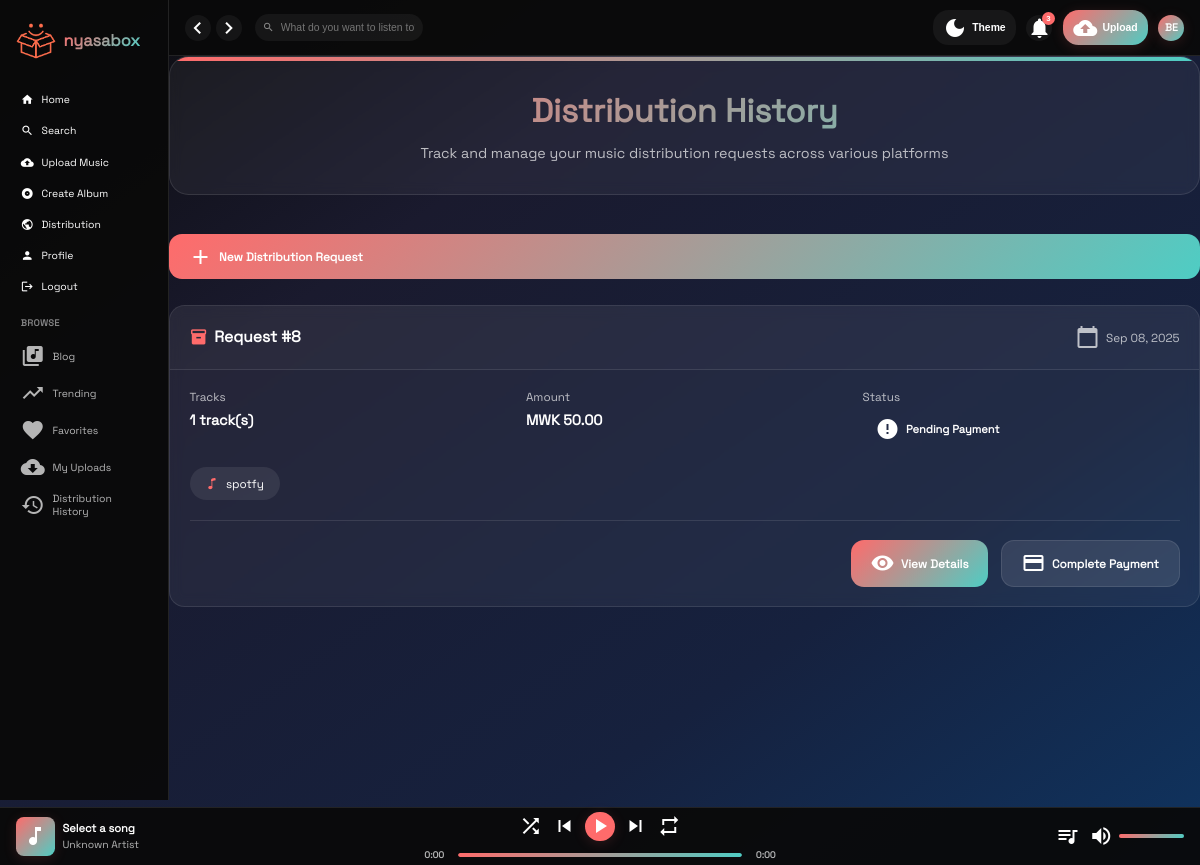
The page /history/ (signed in) on the database its author committed.
### core/models.py (models this page shows, shortened)
class DistributionRequest(models.Model):
    STATUS_CHOICES = (
        ('pending', 'Pending Payment'),
        ('paid', 'Paid'),
        ('processing', 'Processing'),
        ('distributed', 'Distributed'),
        ('rejected', 'Rejected'),
        ('cancelled', 'Cancelled'),
    )
    artist = models.ForeignKey(User, on_delete=models.CASCADE, related_name='distribution_requests')
    tracks = models.ManyToManyField(Track, related_name='distribution_requests')
    platforms = models.ManyToManyField(DistributionPlatform, related_name='distribution_requests')
    requested_at = models.DateTimeField(auto_now_add=True)
    status = models.CharField(max_length=20, choices=STATUS_CHOICES, default='pending')
    total_amount = models.DecimalField(max_digits=10, decimal_places=2, default=0.00)
    payment_reference = models.CharField(max_length=100, blank=True)
    payment_date = models.DateTimeField(null=True, blank=True)
    distributed_date = models.DateTimeField(null=True, blank=True)
    class Meta:
        indexes = [
            models.Index(fields=['artist'], name='idx_distribution_artist'),
            models.Index(fields=['requested_at'], name='idx_distribution_requested_at'),
            models.Index(fields=['status'], name='idx_distribution_status'),
        ]

class DistributionPlatform(models.Model):
    name = models.CharField(max_length=100)
    logo = models.ImageField(upload_to='platform_logos/', blank=True, null=True)
    description = models.TextField(blank=True)
    ref_id = models.CharField(max_length=50, blank=True)  # Add ref_id for PayChangu integration
    is_active = models.BooleanField(default=True)
    class Meta:
        indexes = [
            models.Index(fields=['name'], name='idx_platform_name'),
        ]

### core/views.py (the view)
# urls.py: path('history/', views.distribution_history, name='distribution_history'),
@login_required
def distribution_history(request):
    distribution_requests = DistributionRequest.objects.filter(artist=request.user).order_by('-requested_at')
    return render(request, 'distribution/history.html', {'distribution_requests': distribution_requests})

### core/templates/distribution/history.html (shortened to what this page needs)
{% extends 'base.html' %}
{% load static %}
{% block content %}
<div class="history-container">
    <div class="history-header">
        <h1 class="history-title">Distribution History</h1>
        <p class="history-subtitle">Track and manage your music distribution requests across various platforms</p>
    </div>
    <div class="history-actions" style="margin-bottom: 2rem;">
        <a href="{% url 'distribution_request' %}" class="action-btn btn-primary">
            <span class="material-icons">add</span>
            New Distribution Request
        </a>
    </div>
    {% if distribution_requests %}
        {% for request in distribution_requests %}
        <div class="request-card">
            <div class="request-header">
                <div class="request-id">
                    <span class="material-icons">inventory</span>
                    Request #{{ request.id }}
                </div>
                <div class="request-date">
                    <span class="material-icons">calendar_today</span>
                    {{ request.requested_at|date:"M d, Y" }}
                </div>
            </div>
            <div class="request-content">
                <div class="request-details">
                    <div class="detail-item">
                        <span class="detail-label">Tracks</span>
                        <span class="detail-value">{{ request.tracks.count }} track(s)</span>
                    </div>
                    <div class="detail-item">
                        <span class="detail-label">Amount</span>
                        <span class="detail-value">MWK {{ request.total_amount|floatformat:2 }}</span>
                    </div>
                    <div class="detail-item">
                        <span class="detail-label">Status</span>
                        <span class="status-badge status-{{ request.status }}">
                            <span class="material-icons">
                            </span>
                            {{ request.get_status_display }}
                        </span>
                    </div>
                </div>
                <div class="platform-badges">
                    {% for platform in request.platforms.all %}
                    <span class="platform-badge">
                        <i class="bi bi-music-note"></i>
                        {{ platform.name }}
                    </span>
                    {% endfor %}
                </div>
                <div class="request-actions">
                    <a href="{% url 'distribution_status' request.id %}" class="action-btn btn-primary">
                        <span class="material-icons">visibility</span>
                        View Details
                    </a>
                    {% if request.status == 'pending' %}
                    <a href="{% url 'distribution_payment' request.id %}" class="action-btn btn-secondary">
                        <span class="material-icons">payment</span>
                        Complete Payment
                    </a>
                    {% endif %}
                </div>
            </div>
        </div>
        {% endfor %}
    {% endif %}
</div>
{% endblock %}

### core/templates/base.html (shortened to what this page needs)
{% load static %}
<!DOCTYPE html>
<html lang="en">
<head>
    <link href="https://cdn.jsdelivr.net/npm/bootstrap-icons@1.10.0/font/bootstrap-icons.css" rel="stylesheet">
</head>
<body>
    <div class="app">
        <div class="sidebar" id="sidebar">
            <div class="logo">
                <img src="{% static 'log.png' %}" style="width:40px" alt="NyasaBox">
                <div class="logo-text">nyasabox</div>
            </div>
            <div class="nav-section">
                <div class="nav-item {% if request.path == '/' %}active{% endif %}">
                    <span class="material-icons">home</span>
                    <a href="{% url 'index' %}">Home</a>
                </div>
                <div class="nav-item">
                    <span class="material-icons">search</span>
                    <a href="{% url 'search' %}">Search</a>
                </div>
                {% if user.is_authenticated %}
                {% if user.profile.is_artist and user.profile.artist_status == 'verified' %}
                <div class="nav-item">
                    <span class="material-icons">cloud_upload</span>
                    <a href="{% url 'upload' %}">Upload Music</a>
                </div>
                <div class="nav-item">
                    <span class="material-icons">album</span>
                    <a href="{% url 'upload' %}">Create Album</a>
                </div>
                <div class="nav-item">
                    <span class="material-icons">public</span>
                    <a href="{% url 'distribution_request' %}">Distribution</a>
                </div>
                {% else %}
                <div class="nav-item">
                    <span class="material-icons">star</span>
                    <a href="{% url 'become_artist' %}">Become an Artist</a>
                </div>
                {% endif %}
                <div class="nav-item">
                    <span class="material-icons">person</span>
                    <a href="{% url 'profile' %}">Profile</a>
                </div>
                <div class="nav-item">
                    <span class="material-icons">logout</span>
                    <a href="{% url 'logout' %}">Logout</a>
                </div>
                {% endif %}
                <div class="playlists">
                    <h3>Browse</h3>
                    <div class="playlist-item">
                        <span class="material-icons">library_music</span>
                        <a href="{% url 'blog_list' %}">Blog</a>
                    </div>
                    <div class="playlist-item">
                        <span class="material-icons">trending_up</span>
                        <span>Trending</span>
                    </div>
                    <div class="playlist-item">
                        <span class="material-icons">favorite</span>
                        <span>Favorites</span>
                    </div>
                    {% if user.is_authenticated %}
                    {% if user.profile.is_artist and user.profile.artist_status == 'verified' %}
                    <div class="playlist-item">
                        <span class="material-icons">cloud_download</span>
                        <a href="{% url 'my_uploads' %}">My Uploads</a>
                    </div>
                    <div class="playlist-item">
                        <span class="material-icons">history</span>
                        <a href="{% url 'distribution_history' %}">Distribution History</a>
                    </div>
                    {% endif %}
                    {% endif %}
                </div>
            </div>
        </div>
        <div class="main-content">
            <div class="header">
                <div class="header-left">
                    <div class="nav-arrows">
                        <button class="nav-arrow" id="backBtn">
                            <span class="material-icons">chevron_left</span>
                        </button>
                        <button class="nav-arrow" id="forwardBtn">
                            <span class="material-icons">chevron_right</span>
                        </button>
                    </div>
                    <div class="search-container">
                        <span class="material-icons search-icon">search</span>
                        <input type="text" class="search-input" placeholder="What do you want to listen to?" id="searchInput">
                    </div>
                </div>
                <div class="header-right">
                    <button class="theme-toggle" id="themeToggle">
                        <span class="material-icons">dark_mode</span>
                        <span>Theme</span>
                    </button>
                    {% if user.is_authenticated %}
                    <div class="notification-container">
                        <button class="notification-icon" id="notificationButton">
                            <span class="material-icons">notifications</span>
                            <span class="notification-badge">3</span>
                        </button>
                    </div>
                    {% if user.profile.is_artist and user.profile.artist_status == 'verified' %}
                    <button class="upload-btn" onclick="window.location.href='{% url 'upload' %}'">
                        <span class="material-icons">cloud_upload</span>
                        <span>Upload</span>
                    </button>
                    {% endif %}
                    <div class="user-dropdown">
                        <div class="user-avatar" id="userAvatar">
                            {{ user.username|slice:":2"|upper }}
                        </div>
                    </div>
                    {% else %}
                    <button class="upload-btn" onclick="window.location.href='{% url 'login' %}'">
                        <span class="material-icons">login</span>
                        <span>Login</span>
                    </button>
                    {% endif %}
                </div>
            </div>
            {% block content %}
            {% endblock %}
        </div>
    </div>
    <div class="player" id="player">
        <div class="player-left">
            <div class="current-cover" id="currentCover">
                <span class="material-icons">music_note</span>
            </div>
            <div class="current-info">
                <div class="current-title" id="currentTitle">Select a song</div>
                <div class="current-artist" id="currentArtist">Unknown Artist</div>
            </div>
        </div>
        <div class="player-center">
            <div class="player-controls">
                <button class="control-btn" id="shuffleBtn" title="Shuffle">
                    <span class="material-icons">shuffle</span>
                </button>
                <button class="control-btn" id="prevBtn" title="Previous">
                    <span class="material-icons">skip_previous</span>
                </button>
                <button class="control-btn play-pause-btn" id="playPauseBtn" title="Play/Pause">
                    <span class="material-icons">play_arrow</span>
                </button>
                <button class="control-btn" id="nextBtn" title="Next">
                    <span class="material-icons">skip_next</span>
                </button>
                <button class="control-btn" id="repeatBtn" title="Repeat">
                    <span class="material-icons">repeat</span>
                </button>
            </div>
            <div class="progress-container">
                <span class="time" id="currentTime">0:00</span>
                <div class="progress-bar" id="progressBar">
                    <div class="progress" id="progress"></div>
                </div>
                <span class="time" id="totalTime">0:00</span>
            </div>
        </div>
        <div class="player-right">
            <button class="control-btn" id="queueBtn" title="Queue">
                <span class="material-icons">queue_music</span>
            </button>
            <div class="volume-container">
                <button class="control-btn" id="volumeBtn" title="Volume">
                    <span class="material-icons">volume_up</span>
                </button>
                <div class="volume-bar" id="volumeBar">
                    <div class="volume-progress" id="volumeProgress"></div>
                </div>
            </div>
        </div>
    </div>
</body>
</html>

### rows shown on the page
DistributionRequest: id "8", requested_at "Sep 08, 2025", tracks.count "1", total_amount "50.00", status "Pending Payment", shows "Complete Payment"
DistributionPlatform: name "spotfy"

### other values the page prints
{{ user.username|slice:":2"|upper }} "BE"
